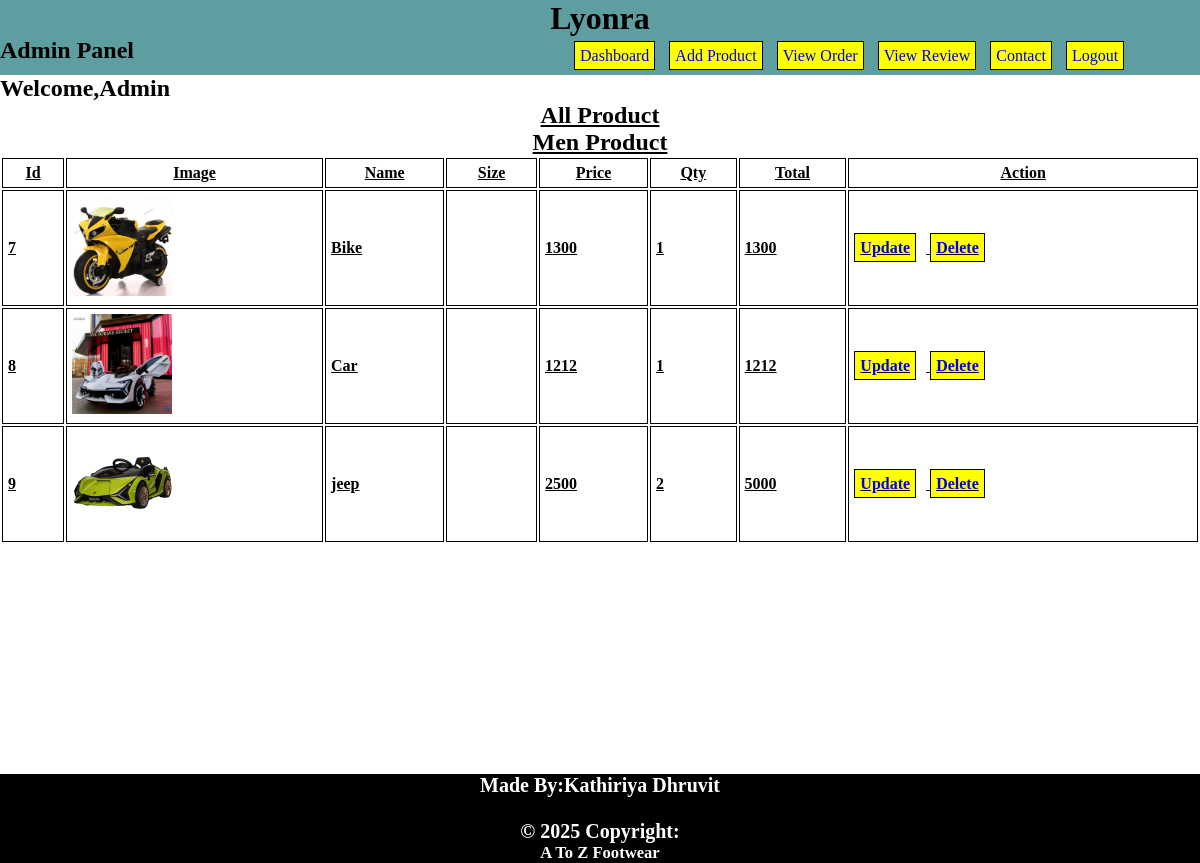
The page /admin/order.php (signed in) on the database its author committed.
### tables this page shows
CREATE TABLE `cart` (
  `p_id` int(30) NOT NULL,
  `images` varchar(30) NOT NULL,
  `title` varchar(30) NOT NULL,
  `price` float NOT NULL,
  `qty` int(10) NOT NULL,
  `total` float NOT NULL,
  `Name` varchar(20) NOT NULL
);

### admin/order.php (the view, shortened to what this page needs)
<?php
if (isset($_SESSION['Name']) && isset($_SESSION['Password'])){
include 'AdminHeader.php';
include '../conn.php';
?>
<!DOCTYPE html>
<html>
<head>
</head>
<body>
	<center><b><u><h2>All Product</h2></u></b>
		<b><u><h2>Men Product</center>
	<table>
		<tr>
			<th>Id</th><th>Image</th><th>Name</th><th>Size</th><th>Price</th><th>Qty</th><th>Total</th><th>Action</th>
		</tr>
		<?php
$qry = mysqli_query($con, "SELECT * FROM cart");
while ($row = mysqli_fetch_assoc($qry)) {
    echo "<tr>
            <td>{$row['p_id']}</td>
            <td><img src='../uploads/{$row['images']}' alt='Product Image'></td>
            <td>{$row['title']}</td>
            <td>{$row['size']}</td>
            <td>{$row['price']}</td>
            <td>{$row['qty']}</td>
            <td>{$row['total']}</td>
 			<td>
                <a href='update1.php?table=male_product&id={$row['p_id']}'>Update</a>
                <a href='delete.php?table=male_product&id={$row['p_id']}'>Delete</a>
            </td>
          </tr>";
}
?>
</table>
<div style="color:white; text-align:center;background:black; font-size:20px;margin-top: 230px;">
 <h4>Made By:Kathiriya Dhruvit</h4><br>
            © 2025 Copyright: <h5>A To Z Footwear</h5>
</div>
<?php
}
else
{
	header("Location:login.php");
}
?>

### admin/AdminHeader.php (style rules this page uses)
* { margin: 0; padding: 0; box-sizing: border-box; }
a { text-decoration: none; border: 1px solid black; background-color: yellow; text-align: center; margin-right: 10px; padding: 5px; }

### admin/order.php (style rules this page uses)
table { width: 100%; }
th,td { padding: 5px; border: 1px solid black; }
img { height: 100px; width: 100px; }
a { text-decoration: none; }

### rows shown on the page
cart: p_id "7", images (picture), title "Bike", price "1300", qty "1", total "1300"
cart: p_id "8", images (picture), title "Car", price "1212", qty "1", total "1212"
cart: p_id "9", images (picture), title "jeep", price "2500", qty "2", total "5000"
